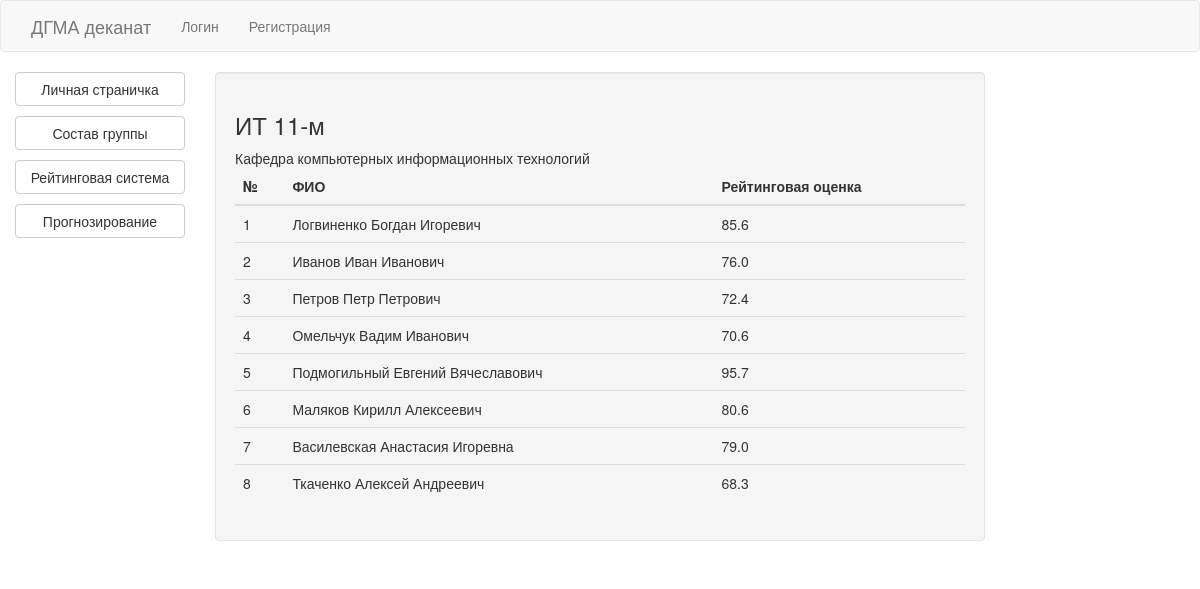
The page /student/2/group on the database as committed earlier.
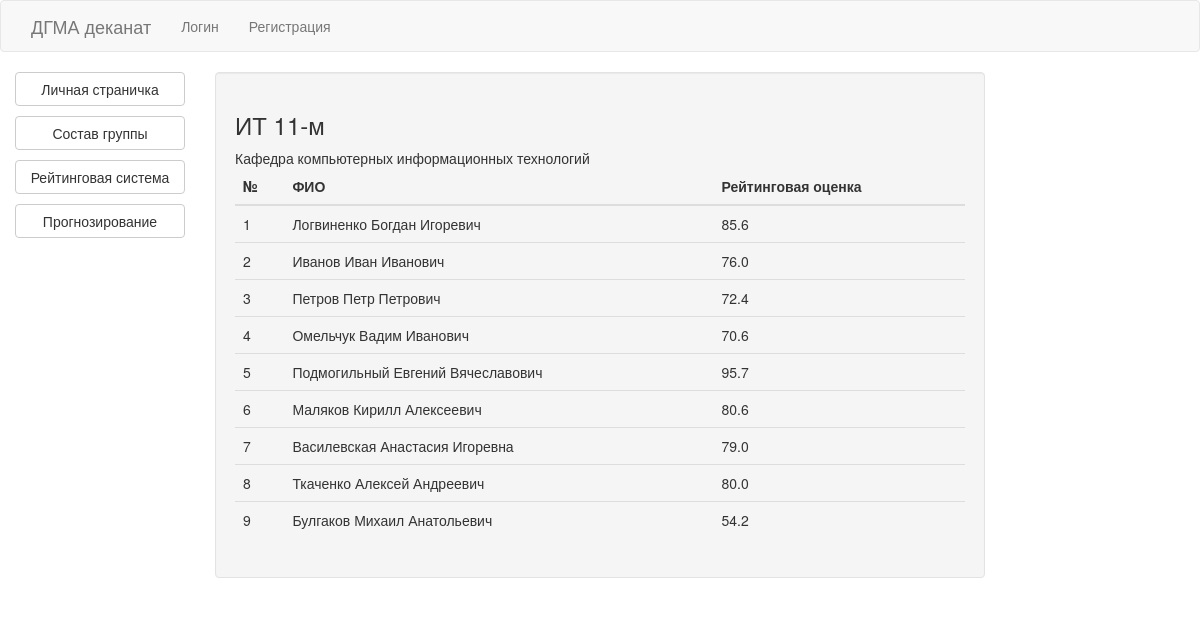
The same page on the database as committed later.
### models/student.py (models this page shows, shortened)
class Student(db.Model):
    id = db.Column(db.Integer, primary_key=True, autoincrement=True)
    user_id = db.Column(db.Integer, ForeignKey('user.id'))
    user = relationship("User")
    group_id = db.Column(db.Integer, ForeignKey('group.id'))
    group = relationship("Group")
    photo = db.Column(db.String(100))
    receipt_trimester_id = db.Column(db.Integer, ForeignKey('trimester.id'))
    receipt_trimester = relationship("Trimester")
    marks = relationship("StudentSubjectMark", back_populates='student')
    def get_avg_mark(self):
        if not hasattr(self, 'avg'):
            marks = StudentSubjectMark.query.filter_by(student_id=self.id).all()
            if len(marks) == 0:
                self.avg = 0
            self.avg = sum([m.mark for m in marks]) / len(marks)
        return self.avg

### models/user.py (models this page shows, shortened)
class User(db.Model):
    id = db.Column(db.Integer, primary_key=True, autoincrement=True)
    name = db.Column(db.String(50))
    second_name = db.Column(db.String(50))
    middle_name = db.Column(db.String(50))
    password = db.Column(db.String(50))
    email = db.Column(db.String(50), unique=True, index=True)
    birthday = db.Column(db.Date)

### models/student_subject_mark.py (models this page shows, shortened)
class StudentSubjectMark(db.Model):
    id = db.Column(db.Integer, primary_key=True, autoincrement=True)
    student_id = db.Column(db.Integer, ForeignKey('student.id'))
    student = relationship("Student")
    subject_id = db.Column(db.Integer, ForeignKey('subject.id'))
    subject = relationship("Subject")
    mark = db.Column(db.Integer)
    date = db.Column(db.Date)

### blueprints/student.py (the view)
@student.route('/student/<int:id>/group')
def group(id):
    student = Student.query.get_or_404(id)
    return render_template('group/students/students.html', student=student)

### templates/group/students/students.html
{% extends 'student_layout.html' %}
{% block student_content %}
    <div class="container-fluid">
        <h3>{{ student.group.name }}</h3>
        {{ student.group.cathedra.name }}
        <table class="table">
            <thead>
            <tr>
                <th>№</th>
                <th>ФИО</th>
                <th>Рейтинговая оценка</th>
            </tr>
            </thead>
            <tbody>
            {% for s in student.group.students %}
                <tr>
                    <td>{{ loop.index }}</td>
                    <td>{{ s.user.second_name }} {{ s.user.name }} {{ s.user.middle_name }}</td>
                    <td>{{ s.get_avg_mark()|round(1, 'floor') }}</td>
                </tr>
            {% endfor %}
            </tbody>
        </table>
    </div>
{% endblock %}

Rows that differ between the two databases and show on the page:
changed through a linked row, Student "Ткаченко": get_avg_mark "68.3" → "80.0"
added Student: user.second_name "Булгаков", user.name "Михаил", user.middle_name "Анатольевич", get_avg_mark "54.2"
